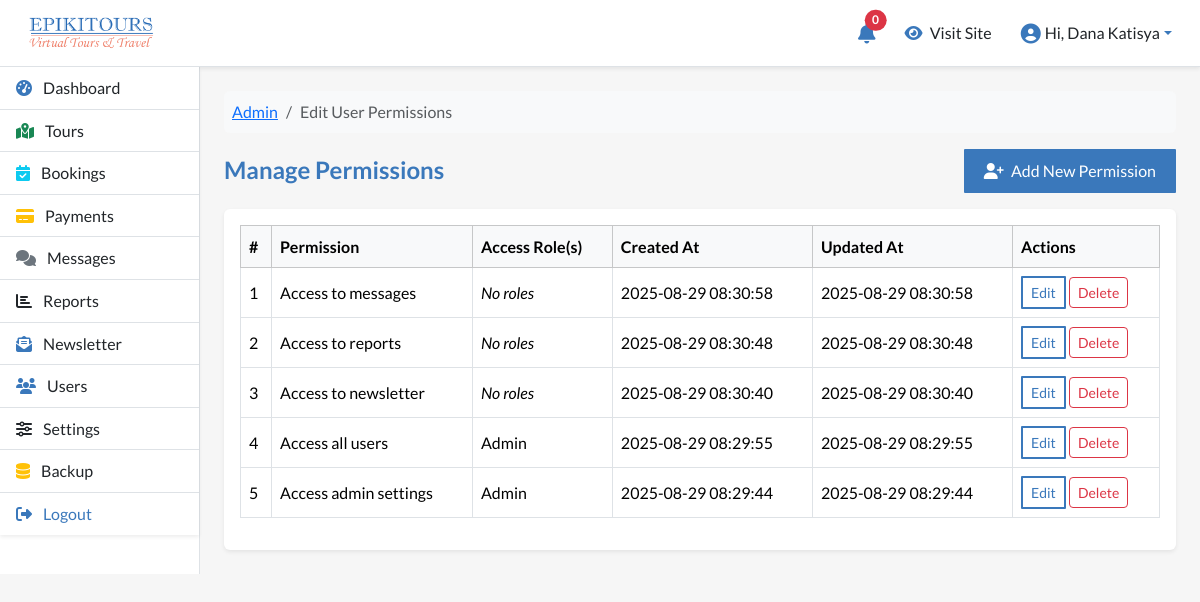
The page /manage/users/manage-permissions.php (signed in) on the database its author committed.
### tables this page shows
CREATE TABLE `epi_permissions` (
  `id` int NOT NULL,
  `permission` varchar(100) NOT NULL,
  `created_at` timestamp NOT NULL DEFAULT CURRENT_TIMESTAMP,
  `updated_at` timestamp NOT NULL DEFAULT CURRENT_TIMESTAMP ON UPDATE CURRENT_TIMESTAMP
);

### manage/users/manage-permissions.php (the view, shortened to what this page needs)
<?php
require_once __DIR__ . '/../../config/database.php';
$sql = "
    SELECT
        p.id,
        p.permission,
        p.created_at,
        p.updated_at,
        GROUP_CONCAT(r.role ORDER BY r.role SEPARATOR ', ') AS roles
    FROM epi_permissions p
    LEFT JOIN epi_role_permissions pr ON p.id = pr.permission_id
    LEFT JOIN epi_roles r ON pr.role_id = r.id
    GROUP BY p.id, p.permission, p.created_at, p.updated_at
    ORDER BY p.created_at DESC
";
$permissions = $pdo->query($sql)->fetchAll(PDO::FETCH_ASSOC);
?>
<nav aria-label="breadcrumb">
    <ol class="breadcrumb bg-light p-2 rounded mb-3">
        <li class="breadcrumb-item"><a href="<?= BASE_URL ?>dashboard">Admin</a></li>
        <li class="breadcrumb-item active" aria-current="page">Edit User Permissions</li>
    </ol>
</nav>
<div class="d-flex justify-content-between align-items-center mb-3">
    <h4 class="mb-0">Manage Permissions</h4>
    <a href="create-permission" class="btn btn-primary">
        <i class="fas fa-user-plus me-1"></i> Add New Permission
    </a>
</div>
<div class="card shadow-sm border-0 mb-4">
    <div class="card-body">
        <div class="table-responsive">
            <table class="table table-bordered align-middle table-hover">
                <thead class="table-light">
                    <tr>
                        <th>#</th>
                        <th>Permission</th>
                        <th>Access Role(s)</th>
                        <th>Created At</th>
                        <th>Updated At</th>
                        <th>Actions</th>
                    </tr>
                </thead>
                <tbody>
                    <?php $i = 1; foreach ($permissions as $perm): ?>
                    <tr>
                        <td><?= $i++ ?></td>
                        <td><?= ucfirst(htmlspecialchars($perm['permission'])); ?></td>
                        <td>
                            <?php if (!empty($perm['roles'])): ?>
                                <?php foreach (explode(',', $perm['roles']) as $role): ?>
                                    <?= ucfirst(trim($role)) ?><br>
                                <?php endforeach; ?>
                            <?php else: ?>
                                <em>No roles</em>
                            <?php endif; ?>
                        </td>
                        <td><?= htmlspecialchars($perm['created_at']); ?></td>
                        <td><?= htmlspecialchars($perm['updated_at']); ?></td>
                        <td>
                            <a href="edit-permission.php?id=<?= $perm['id'] ?>"
                               class="btn btn-outline-primary btn-sm px-2 py-1 text-decoration-none">Edit</a>
                            <button type="button"
                                    class="btn btn-outline-danger btn-sm"
                                    data-bs-toggle="modal"
                                    data-bs-target="#deleteModal"
                                    data-permission-id="<?= $perm['id'] ?>"
                                    data-permission-name="<?= htmlspecialchars($perm['permission']) ?>">
                                Delete
                            </button>
                        </td>
                    </tr>
                    <?php endforeach; ?>
                </tbody>
            </table>
        </div>
    </div>
</div>
<?php
include BASE_PATH . 'layouts/admin-layout.php';
?>

### manage/css/custom.css (style rules this page uses)
:root { --primary-color: #3a78bb; --secondary-color: #f3a292; --tertiary-color: #E0F7FA; --white-color: #ffffff; --black-color: #000000; --pale-grey: #f6f6f6; --dark-grey: #333333; }
body { font-family: 'lato', sans-serif; background-color: var(--pale-grey); color: var(--black-color); margin: 0; padding: 0; line-height: 1.6; }
.btn-primary { background-color: var(--primary-color); color: var(--white-color); border: none; padding: 10px 20px; border-radius: 1px; transition: background-color 0.3s ease; }
.btn-outline-primary { border: 2px solid var(--primary-color); color: var(--primary-color); padding: 10px 20px; border-radius: 1px; transition: all 0.3s ease; }
html { scroll-behavior: smooth; }
h4 { font-weight: 600; color: var(--primary-color); }
.bg-light { transition: box-shadow 0.3s ease-in-out; }
.card { transition: transform 0.4s ease-in-out, box-shadow 0.3s ease-in-out; }
.btn-primary { background-color: var(--primary-color); border-color: var(--primary-color); transition: background-color 0.3s ease-in-out, transform 0.2s ease; }
.btn-outline-primary { color: var(--primary-color); border-color: var(--primary-color); transition: background-color 0.3s ease-in-out, color 0.3s ease; }

### rows shown on the page
epi_permissions: permission "Access to messages", shows "No roles", created_at "2025-08-29 08:30:58", updated_at "2025-08-29 08:30:58"
epi_permissions: permission "Access to reports", shows "No roles", created_at "2025-08-29 08:30:48", updated_at "2025-08-29 08:30:48"
epi_permissions: permission "Access to newsletter", shows "No roles", created_at "2025-08-29 08:30:40", updated_at "2025-08-29 08:30:40"
epi_permissions: permission "Access all users", role "Admin", created_at "2025-08-29 08:29:55", updated_at "2025-08-29 08:29:55"
epi_permissions: permission "Access admin settings", role "Admin", created_at "2025-08-29 08:29:44", updated_at "2025-08-29 08:29:44"

### other values the page prints
$unreadCount "0"
$_SESSION['user_name'] "Dana Katisya"
